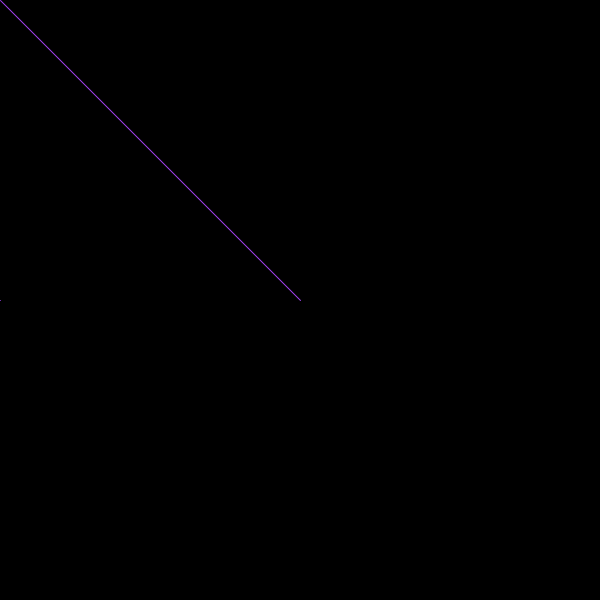
Frame 1 (no input)
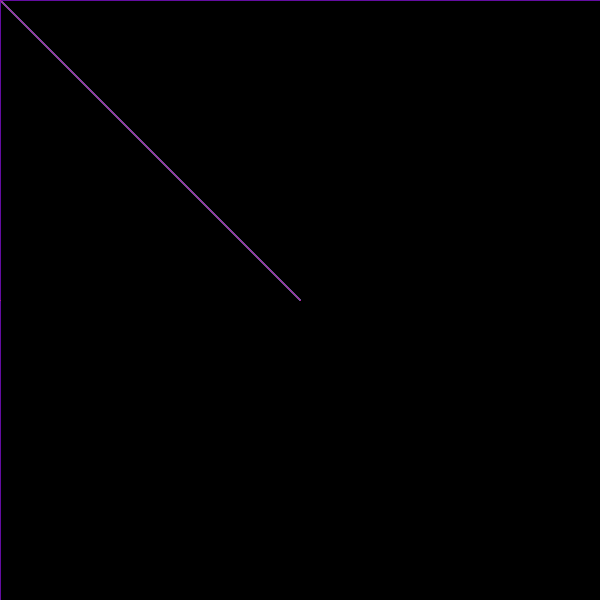
Frame 60 (the mouse pressed at the canvas centre just before this capture)
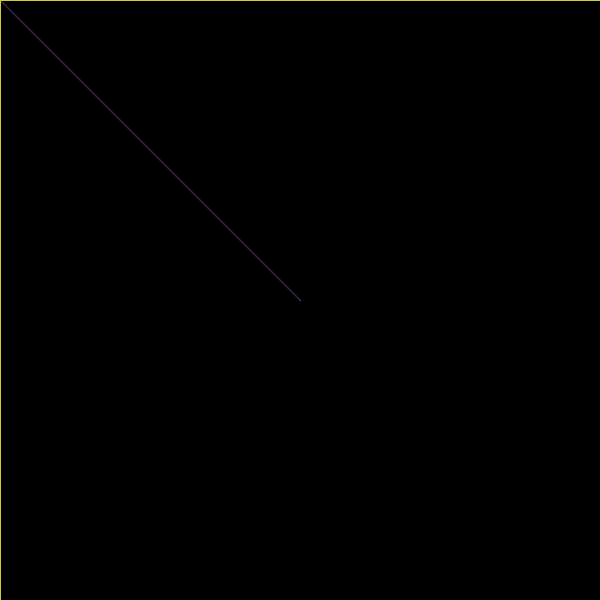
Frame 120 (the mouse held since frame 60 and released just before this capture)

The Processing sketch that drew these frames (run headless with seeded random() and noise(); from frame 60 on, the mouse is pressed at the canvas centre):

// Processing sketch: Coordinates_and_Mouse
// ── Coordinates_and_Mouse.pde
void setup(){
  size (600, 600);
  background(0);
}

void draw(){
  //background(0);
  fill(0, 5);
  rect(0, 0, width, height);
  //line(x point1, y point2, x point2, y point2)
  stroke(random (0, 255), random (0, 255), random (0,255));
  //line(0, 0, width/2, height/2);
  //line(mouseX, width/2, mouseY, height/2);
  line(width/2, height/2, mouseX, mouseY);
  line(mouseX, height/2, mouseY, width/2);
  //line(mouseX, mouseY, width/2, height/2);
}
